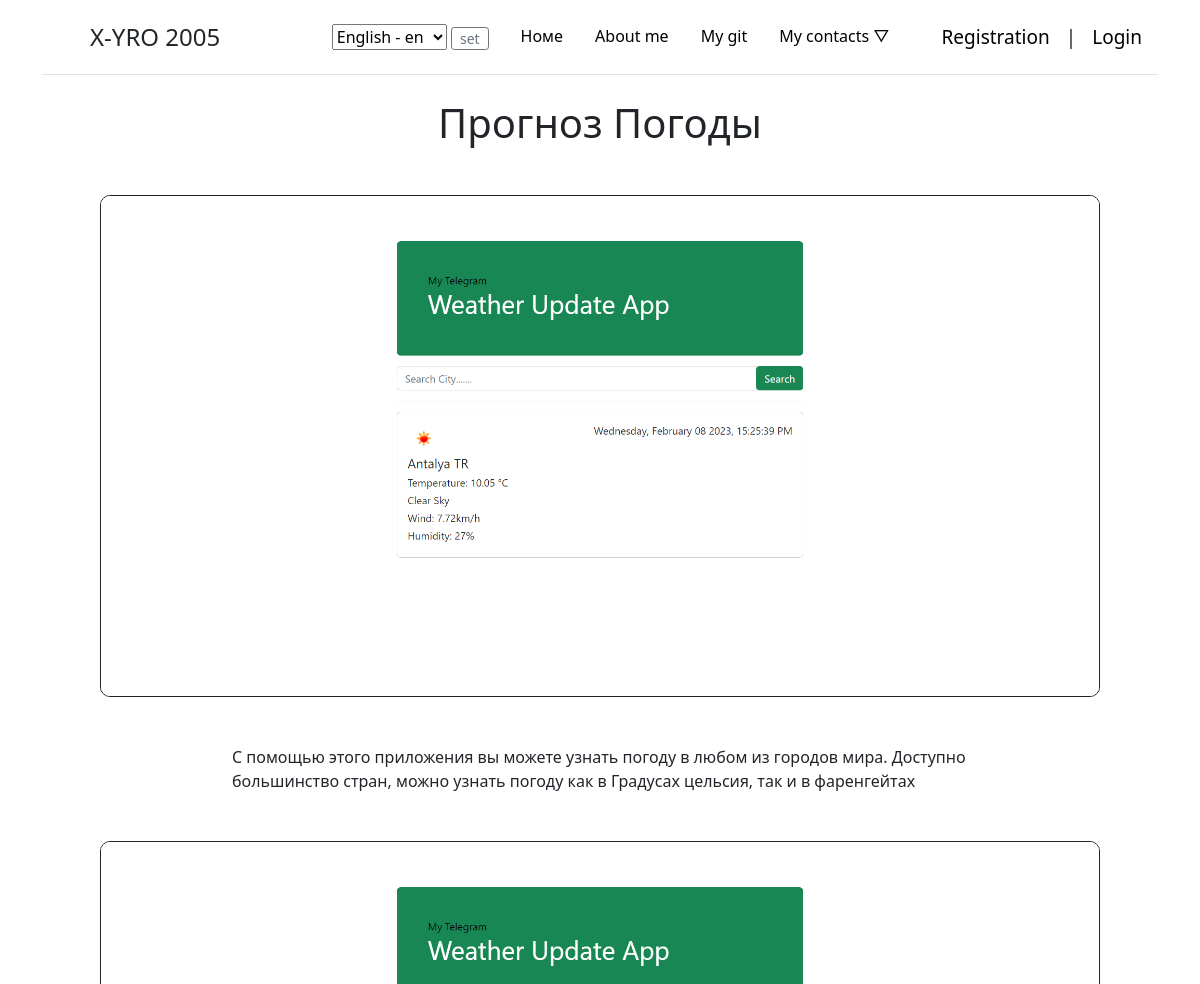
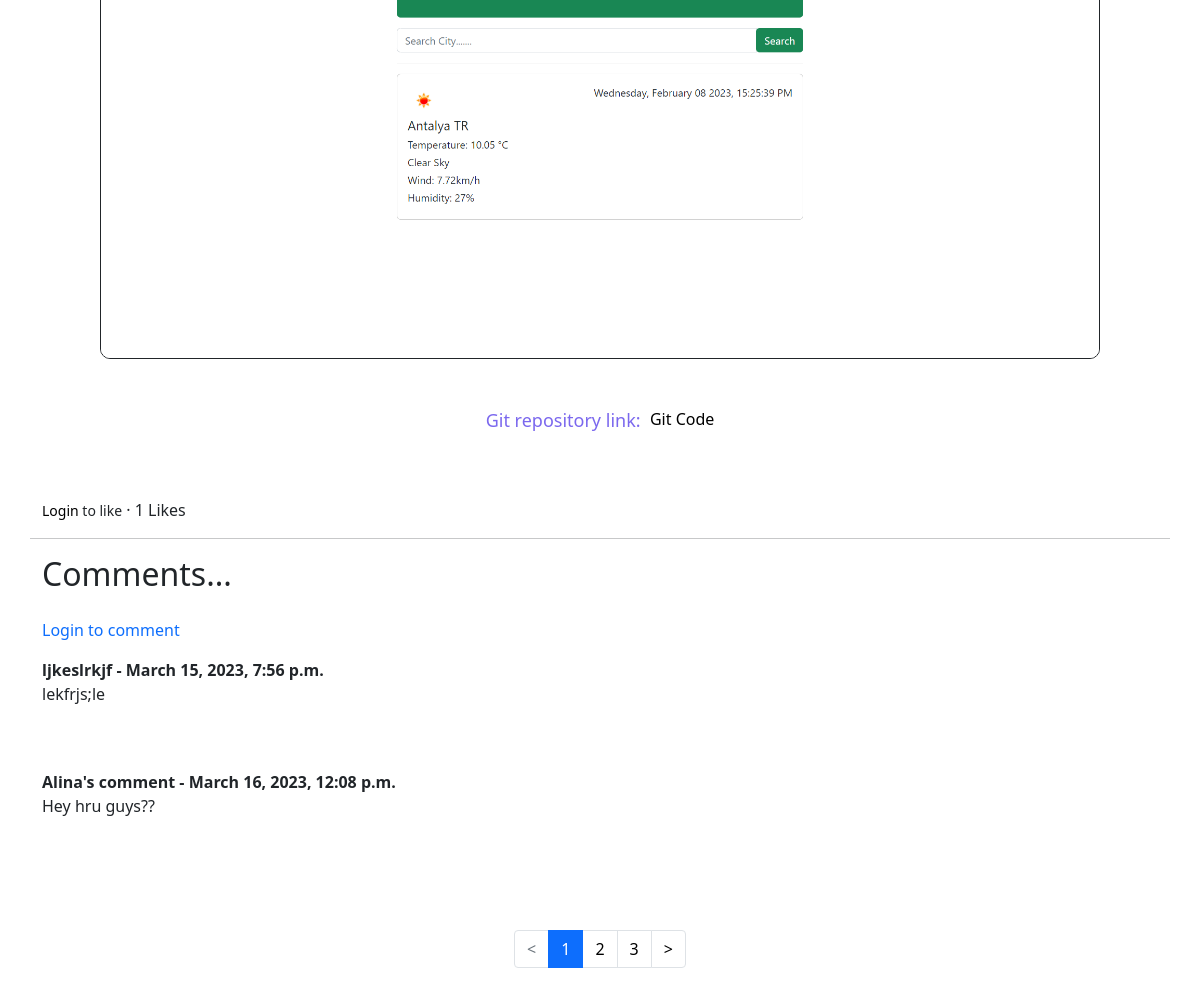
The app's page /project/weather-app/ with its own data (2 pictures, top to bottom).
### WebPortfolioApp/models.py (models this page shows, shortened)
class PortfolioStructure(models.Model):
    title = models.CharField(max_length=255, unique=True)
    slug = models.SlugField(null=True, unique=True, db_index=True)
    upload_img = models.ImageField(upload_to='image/%Y/%m/%d/', blank=True)
    upload = models.FileField(upload_to='video/%Y/%m/%d/')
    descr = models.TextField()
    site_url = models.URLField(blank=False)
    git_url = models.URLField(blank=False)
    likes = models.ManyToManyField(User, related_name='likes')
    def total_likes(self):
        return self.likes.count()
    class Meta:
        ordering = ['id']

class Comment(models.Model):
    project = models.ForeignKey(PortfolioStructure, related_name='comments', on_delete=models.CASCADE)
    name = models.CharField(max_length=255)
    body = models.TextField()
    commentator = models.ForeignKey(User, blank=True, null=True, on_delete=models.SET_NULL)
    date_added = models.DateTimeField(auto_now_add=True)

### WebPortfolioApp/views.py (the view)
# urls.py: path('project/<slug:proj_slug>/', ProjectDetail.as_view(), name='project'),
class ProjectDetail(DetailView):
    model = PortfolioStructure
    template_name = 'WebPortfolioApp/details.html'
    slug_url_kwarg = 'proj_slug'
    context_object_name = 'project'
    def get_context_data(self, **kwargs):
        context = super().get_context_data(**kwargs)
        context["other_user_comments"] = Comment.objects.all().order_by('id')
        paginator = Paginator(context["other_user_comments"], 2)
        page_two = self.request.GET.get("other-page")
        try:
            context["other_user_comments"] = paginator.page(page_two)
        except PageNotAnInteger:
            context["other_user_comments"] = paginator.page(1)
        except EmptyPage:
            context["other_user_comments"] = paginator.page(paginator.num_pages)
        stuff = get_object_or_404(PortfolioStructure, slug=self.kwargs['proj_slug'])
        total_likes = stuff.total_likes()
        liked = False
        if stuff.likes.filter(id=self.request.user.id).exists():
            liked = True
        context['total_likes'] = total_likes
        context['liked'] = liked
        return context

### WebPortfolioApp/templates/WebPortfolioApp/details.html (shortened to what this page needs)
{% extends 'WebPortfolioApp/base.html' %}
{% load i18n %}
{% block content %}
    <div class="container">
        <div class="row">
            <h1 class="text-center mb-5">{{ project.title }}</h1>
            <div class="col-sm mx-auto">
                {% if project.upload_img %}
                    <div class="proj-img d-flex justify-content-center mb-5"><img class="detail-img" src="{{ project.upload_img.url }}"></div>
                {% endif %}
            </div>
            <div class="col-8 mx-auto">
                {{ project.descr|linebreaks }}
                {% if project.upload %}
                    <div class="proj-img d-flex justify-content-center mt-5"><img class="detail-img" src="{{ project.upload.url }}"></div>
                {% endif %}
                    <div class="d-flex justify-content-center mt-5 mb-5"><p style="font-size: 18px; color: #7B68EE;">{% trans "Git repository link: " %} &nbsp;</p><a href="{{ project.git_url }}">Git Code</a></div>
            </div>
            <form action="{% url 'like_project' project.slug %}" method="POST">
            {% if user.is_authenticated %}
                {% if liked %}
                    <button type="submit" class="btn btn-danger" name="project_id" value="{{project.id}}">{% trans "Unlike" %}</button>
                {% else %}
                    <button type="submit" class="btn btn-primary" name="project_id" value="{{project.id}}">{% trans "Like" %}</button>
                {% endif %}
            {% else %}
                <small><a href="{% url 'login' %}">{% trans "Login" %}</a> {% trans "to like" %}</small>
            {% endif %}
                · {{ total_likes }} {% trans "Likes" %}
            </form>
            <hr class="mt-3">
            <h2 class="mb-4">{% trans "Comments..." %}</h2>
            <div id="other-user-comments">
                {% if not other_user_comments %}
                    {% trans "No comments yet..." %}<div class="mb-4"><a class="link-primary" href="{% url 'add_comment' project.slug %}">{% trans "Add comment" %}</a></div>
                {% else %}
                {% if user.is_authenticated %}
                <div class="mb-3"><a class="link-primary" href="{% url 'add_comment' project.slug %}">{% trans "Add comment" %}</a></div>
                {% else  %}
                <div class="mb-3"><a class="link-primary" href="{% url 'login' %}">{% trans "Login to comment" %}</a></div>
                {% endif %}
                    {% for comment in other_user_comments %}
                    <strong>
                        {{ comment.name }} -
                        {{ comment.date_added }}
                    </strong>
                    <br>
                    <p>{{ comment.body }}</p>
                    <br>
                    <br>
                    {% endfor %}
                {% endif %}
            </div>
            {% include 'WebPortfolioApp/pagination-two.html' %}
        </div>
    </div>
{% endblock %}

### static/css/style.css (style rules this page uses)
a { text-decoration: none; color: #000000; }
.proj-img img { height: 0 auto; max-width: 350px; border: 1.5px solid; border-radius: 10px; }
img.detail-img { height: auto; max-width: 1000px; border-radius: 10px; }

### records on screen
PortfolioStructure: title "Прогноз Погоды", upload_img (picture), descr "С помощью этого приложения вы можете узнать погоду в любом из городов мира. Доступно большинство стран, можно узнать погоду как в Градусах цельсия, так и в фаренгейтах", upload (picture)
Comment: name "ljkeslrkjf", date_added "March 15, 2023, 7:56 p.m.", body "lekfrjs;le"
Comment: name "Alina's comment", date_added "March 16, 2023, 12:08 p.m.", body "Hey hru guys??"

### other values on screen
{{ total_likes }} "1"
{{ i }} "1"
{{ i }} "2" "3"
form field language "English - en"
